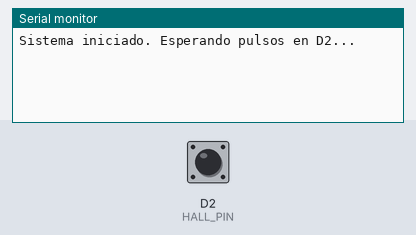
Recording of a program running on a simulated ESP8266 (NodeMCU). Parts: the last lines printed to the serial monitor. Inputs (shaded band) come from the test bench; at power-on: D2 (HALL_PIN) HIGH.

Above: at 2.2 s.
2.3 s: D2 (HALL_PIN) pulled LOW for 0.15 s
At 3.0 s:
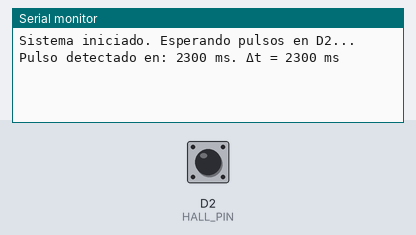
3.9 s: D2 (HALL_PIN) pulled LOW for 1 s
At 4.2 s:
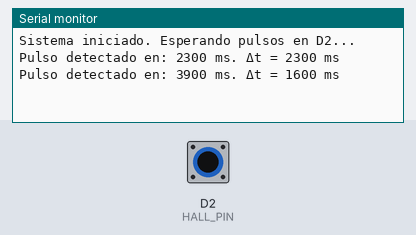
6.4 s: D2 (HALL_PIN) pulled LOW for 0.15 s
At 7.3 s:
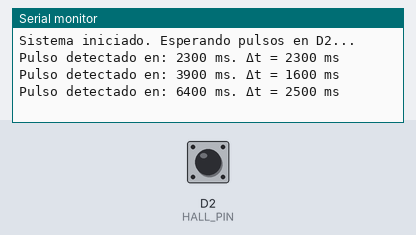

The program:

main.cpp
```cpp
#include <Arduino.h>

volatile unsigned long lastTimestamp = 0;
volatile unsigned long currentTimestamp = 0;
volatile bool newPulse = false;

const int HALL_PIN = D2;  // Usa directamente la etiqueta D2 (equivale a GPIO4 en Wemos D1 Mini)

void IRAM_ATTR handlePulse() {
  unsigned long now = millis();
  if (now - currentTimestamp > 5) {
    lastTimestamp = currentTimestamp;
    currentTimestamp = now;
    newPulse = true;
  }
}

void setup() {
  Serial.begin(115200);
  delay(1000);

  pinMode(HALL_PIN, INPUT_PULLUP);
  attachInterrupt(digitalPinToInterrupt(HALL_PIN), handlePulse, FALLING);

  Serial.println("Sistema iniciado. Esperando pulsos en D2...");
}

void loop() {
  if (newPulse) {
    noInterrupts();
    unsigned long ts = currentTimestamp;
    unsigned long diff = ts - lastTimestamp;
    newPulse = false;
    interrupts();

    Serial.print("Pulso detectado en: ");
    Serial.print(ts);
    Serial.print(" ms. Δt = ");
    Serial.print(diff);
    Serial.println(" ms");
  }
}
```

Measured:
- after the input at 2.3 s, the serial monitor: prints a new line at once (image 1)
- after the input at 3.9 s, the serial monitor: prints a new line at once (image 2)
- after the input at 6.4 s, the serial monitor: prints a new line at once (image 3)
